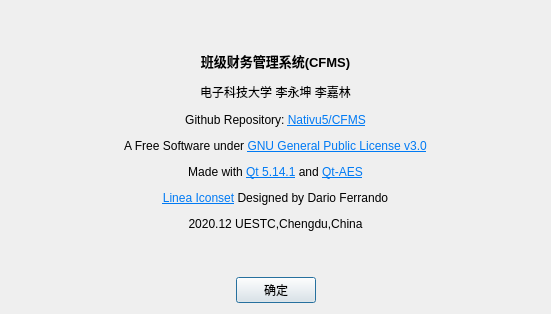
<?xml version="1.0" encoding="UTF-8"?>
<ui version="4.0">
 <class>DialogAbout</class>
 <widget class="QDialog" name="DialogAbout">
  <property name="windowModality">
   <enum>Qt::WindowModal</enum>
  </property>
  <property name="geometry">
   <rect>
    <x>0</x>
    <y>0</y>
    <width>551</width>
    <height>314</height>
   </rect>
  </property>
  <property name="sizePolicy">
   <sizepolicy hsizetype="Fixed" vsizetype="Fixed">
    <horstretch>0</horstretch>
    <verstretch>0</verstretch>
   </sizepolicy>
  </property>
  <property name="windowTitle">
   <string>关于</string>
  </property>
  <layout class="QVBoxLayout" name="verticalLayout">
   <item>
    <widget class="QLabel" name="lblText">
     <property name="sizePolicy">
      <sizepolicy hsizetype="Expanding" vsizetype="Expanding">
       <horstretch>0</horstretch>
       <verstretch>0</verstretch>
      </sizepolicy>
     </property>
     <property name="text">
      <string>&lt;html&gt;&lt;head/&gt;&lt;body&gt;&lt;p align=&quot;center&quot;&gt;&lt;span style=&quot; font-size:10pt; font-weight:600;&quot;&gt;班级财务管理系统(CFMS)&lt;/span&gt;&lt;/p&gt;&lt;p align=&quot;center&quot;&gt;电子科技大学 李永坤 李嘉林&lt;/p&gt;&lt;p align=&quot;center&quot;&gt;Github Repository: &lt;a href=&quot;https://github.com/Nativu5/CFMS&quot;&gt;&lt;span style=&quot; text-decoration: underline; color:#007af4;&quot;&gt;Nativu5/CFMS&lt;/span&gt;&lt;/a&gt;&lt;/p&gt;&lt;p align=&quot;center&quot;&gt;A Free Software under &lt;a href=&quot;http://www.gnu.org/licenses/gpl-3.0.html&quot;&gt;&lt;span style=&quot; text-decoration: underline; color:#007af4;&quot;&gt;GNU General Public License v3.0&lt;/span&gt;&lt;/a&gt;&lt;/p&gt;&lt;p align=&quot;center&quot;&gt;Made with &lt;a href=&quot;https://www.qt.io/&quot;&gt;&lt;span style=&quot; text-decoration: underline; color:#007af4;&quot;&gt;Qt 5.14.1&lt;/span&gt;&lt;/a&gt; and &lt;a href=&quot;https://github.com/bricke/Qt-AES&quot;&gt;&lt;span style=&quot; text-decoration: underline; color:#007af4;&quot;&gt;Qt-AES&lt;/span&gt;&lt;/a&gt;&lt;/p&gt;&lt;p align=&quot;center&quot;&gt;&lt;a href=&quot;https://github.com/linea-io/Linea-Iconset&quot;&gt;&lt;span style=&quot; text-decoration: underline; color:#007af4;&quot;&gt;Linea Iconset&lt;/span&gt;&lt;/a&gt; Designed by Dario Ferrando&lt;/p&gt;&lt;p align=&quot;center&quot;&gt;2020.12 UESTC,Chengdu,China&lt;/p&gt;&lt;/body&gt;&lt;/html&gt;</string>
     </property>
    </widget>
   </item>
   <item>
    <layout class="QHBoxLayout" name="horizontalLayout">
     <item>
      <spacer name="horizontalSpacer">
       <property name="orientation">
        <enum>Qt::Horizontal</enum>
       </property>
       <property name="sizeHint" stdset="0">
        <size>
         <width>40</width>
         <height>20</height>
        </size>
       </property>
      </spacer>
     </item>
     <item>
      <widget class="QPushButton" name="bntOK">
       <property name="text">
        <string>确定</string>
       </property>
      </widget>
     </item>
     <item>
      <spacer name="horizontalSpacer_3">
       <property name="orientation">
        <enum>Qt::Horizontal</enum>
       </property>
       <property name="sizeHint" stdset="0">
        <size>
         <width>40</width>
         <height>20</height>
        </size>
       </property>
      </spacer>
     </item>
    </layout>
   </item>
  </layout>
 </widget>
 <resources/>
 <connections/>
</ui>
